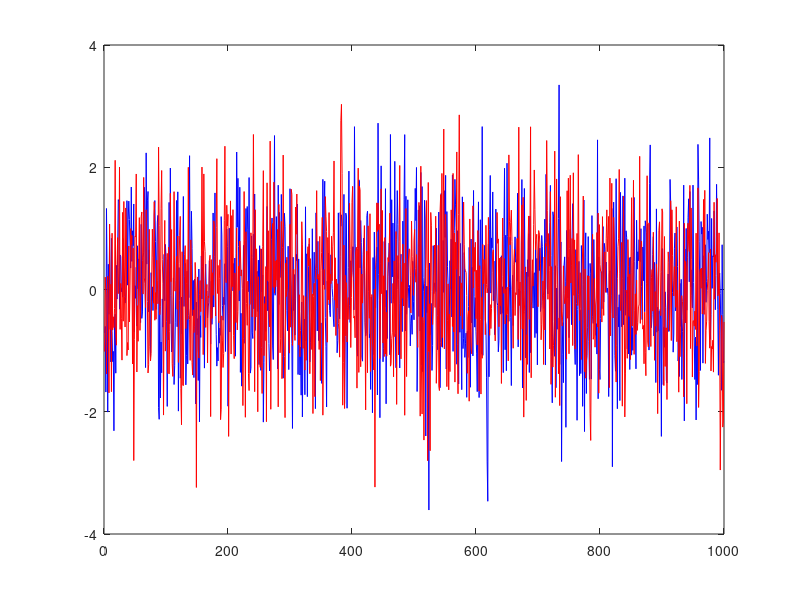
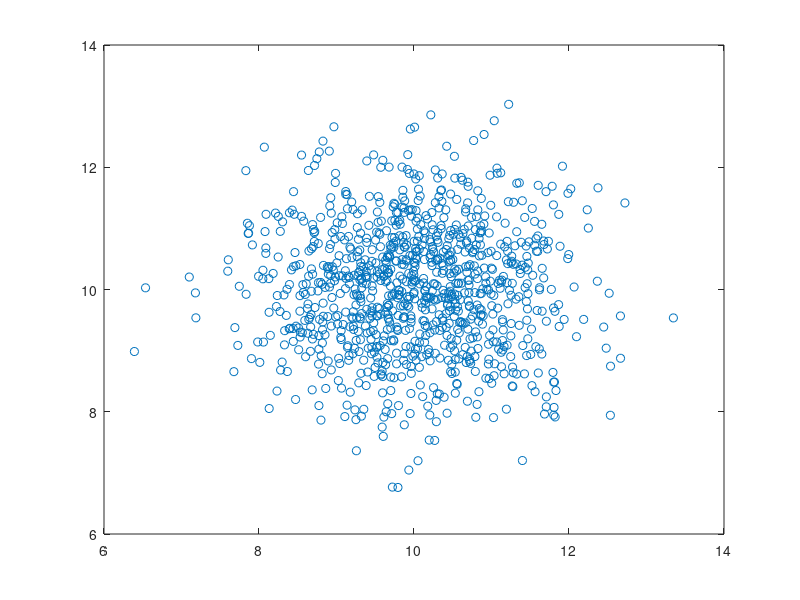

These figures' MATLAB source, in order: (Note: this script raises an error after producing the figures.)
%Q1sol
clear all
close all
clc
%%%%%%%%%%%%
NN=1000;
x1=[];
x2=[];
for kk=1:NN
    
    % function [Y1,Y2]=Q1(mu,sigma)
    W = 10;
    while W > 1    
        U1 = rand;    
        U2 = rand;    
        V(1) = 2*U1-1;    
        V(2) = 2*U2-1;    
        W = sum(V.^2);
    end
    Y=sqrt(-2*log(W)/W);
    x1 = [x1,V(1)*Y];
    x2 = [x2,V(2)*Y];

end
[xc1,lags1] = xcorr(x1',1,'coeff');
[xc2,lags2] = xcorr(x2',1,'coeff');
xc1, xc2, %these values are small then they are idd
%%%%%%%%%%%%%%%%%%
mu=10, sigma=1
y1=mu+sigma*x1;
y2=mu+sigma*x2;
figure,plot(x1,'b'),hold on, plot(x2,'r')
figure,plot(y1,y2,'o')
%%%%%%%%
k1=acNhist(y1);
k2=acNhist(y2);
%showing tw gaussian random numbers
% the algorithm simulating rotationa Guassian random generation
